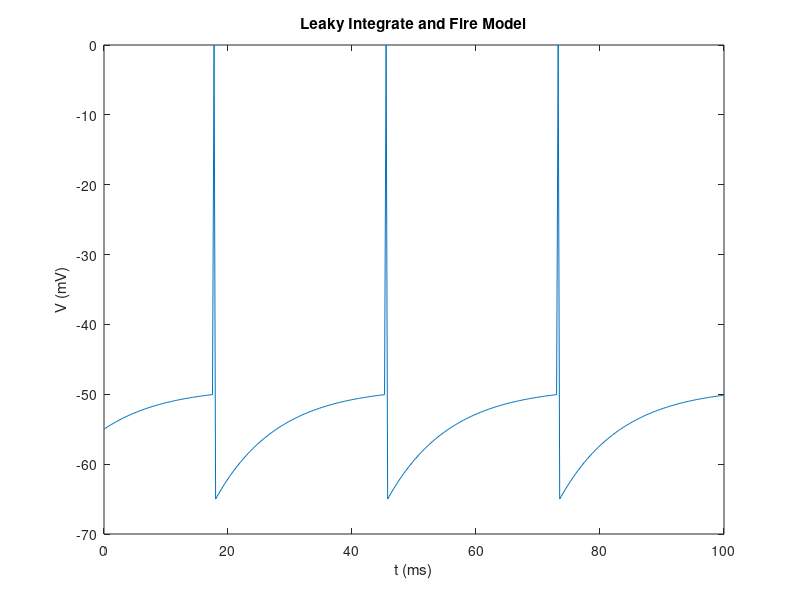

The MATLAB source for this figure:
%{ 
Passive Leaky Integrate and Fire Model

T_m dV/dt = e_L - V+R_mI_e

T_m = 10 ms 
    - tau_m, a time constant (r_m*c_m) 
    - assumed to be positive 
    - a property of the cell
V(t): voltage
V_th = -50 mV
    - voltage threshold for a spike
e_L = V_reset = -65 mV
    - equilibrium w/respect to leak
I_e: input current, mA
    - typically not dependent on voltage
R_m = 10 Mohms
    - total membrane resistance 
    - measure of how difficult it is for I_e to change voltage
    - a property of the cell

***values of constants taken from Dayan Abbott 5.4 p12
%}

% set parameter values
Tm = 10; % membrane time constant
eL = -65; % equilibrium level
Rm = 10e6; % total membrane resistance
Ie = 1.6e-6; % constant input current
V_th = -50; % threshold voltage
V_spike = 0; % spike voltage

% set to 0 for constant input current, 1 for piecewise
pwCurrent = 0; % flag

% if defining a piecewise input current
Ie1 = 0; % first quarter input current
Ie2 = 1.5e-6;% second quarter input current
Ie3 = 5e-6; % third quarter input current
Ie4 = 1.7e-6; % fourth quarter input current

% initial voltage
V0 = -55; %initial condition

% initialize time vec
h = 0.25; % time step
tfinal = 100; % total length of time
t = 0:h:tfinal;

% construct basic function f
f = @(t,V)(1/Tm*(eL - V + Rm*Ie));

% initialize numerical approximation
soln = zeros(1,length(t));
soln(1) = V0;

% simulate using Runge-Kutta 4

if pwCurrent == 1 % if piecewise flag = 1
    for n = 1:length(t)-1
        
        if n < (length(t)-1)/4 % first quarter
            Ie = Ie1; 
            f = @(t,V)(1/Tm*(eL - V + Rm*Ie));
        elseif (n >= (length(t)-1)/4) && (n < (length(t)-1)/2) % second quarter
            Ie = Ie2; 
            f = @(t,V)(1/Tm*(eL - V + Rm*Ie));
        elseif (n >= (length(t)-1)/2) && (n < 3*(length(t)-1)/4) % third quarter
            Ie = Ie3; 
            f = @(t,V)(1/Tm*(eL - V + Rm*Ie));
        else % fourth quarter
            Ie = Ie4; 
            f = @(t,V)(1/Tm*(eL - V + Rm*Ie));
        end

        k1 = f(t(n), soln(n));
        k2 = f(t(n)+h/2, soln(n)+ h*k1/2);
        k3 = f(t(n)+h/2, soln(n)+ h*k2/2);
        k4 = f(t(n)+h, soln(n)+ h*k3);

        % Solution update
        soln(n + 1) = soln(n) + h*( k1 + 2*k2 + 2*k3 + k4)/6;

        % insert spike if exceeds threshold
        if soln(n+1) > V_th
            soln(n) = V_spike; % insert spike
            soln(n+1) = eL; % reset to equilibrium level
        end    
    end
    
else 
    for n = 1:length(t)-1

        k1 = f(t(n), soln(n));
        k2 = f(t(n)+h/2, soln(n)+ h*k1/2);
        k3 = f(t(n)+h/2, soln(n)+ h*k2/2);
        k4 = f(t(n)+h, soln(n)+ h*k3);

        % Solution update
        soln(n + 1) = soln(n) + h*( k1 + 2*k2 + 2*k3 + k4)/6;

        % insert spike if exceeds threshold
        if soln(n+1) > V_th
            soln(n) = V_spike; % insert spike
            soln(n+1) = eL; % reset to equilibrium level
        end
        
    end
end
    
plot(t, soln)
title('Leaky Integrate and Fire Model')
xlabel('t (ms)')
ylabel('V (mV)')









